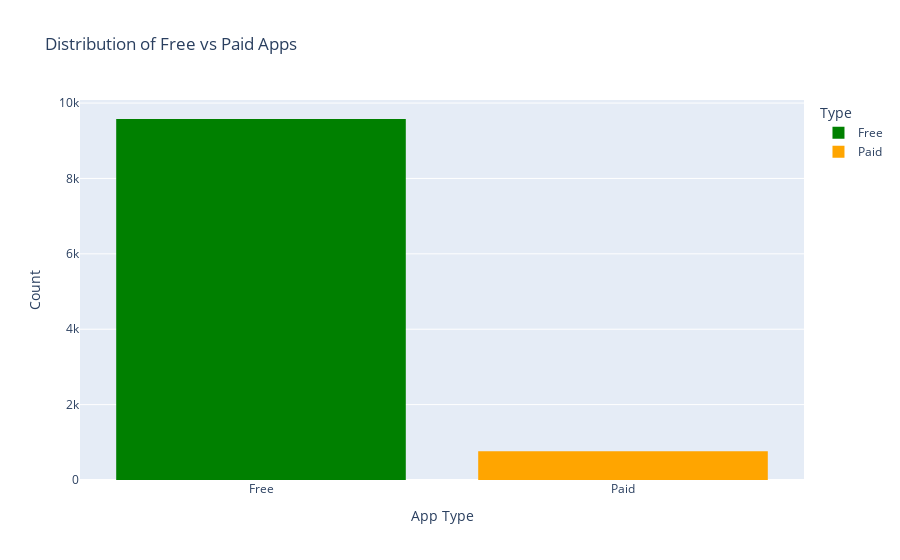

Write notebook code for a chart like this one.
### Markdown cell above
<a id="paid-apps-vs-free-apps"></a>
## 3.Paid Apps vs Free Apps:

[back to top](#top)

בדיקת הקשרים בין אפליקציות בתשלום\חינמיות אל מול שאר הנתונים

### Code cell
fig = px.histogram(apps, x='Type', color='Type', color_discrete_map={'Free': 'green', 'Paid': 'orange'}, title='Distribution of Free vs Paid Apps')

# הגדרת שמות צירים
fig.update_layout(
    xaxis_title='App Type',
    yaxis_title='Count'
)

# הצגת הגרף
fig.show()

### Figure 1 — Plotly figure (JSON) as saved in the notebook; plotly's stock layout.template omitted (floating-point values rounded to 4 significant figures; data arrays with more than 128 entries replaced by an {"elided": "..."} marker saying what was removed)
{"data": [{"alignmentgroup": "True", "bingroup": "x", "hovertemplate": "Type=%{x}<br>count=%{y}<extra></extra>", "legendgroup": "Free", "marker": {"color": "green", "pattern": {"shape": ""}}, "name": "Free", "offsetgroup": "Free", "orientation": "v", "showlegend": true, "type": "histogram", "x": {"elided": "9577 str values"}, "xaxis": "x", "yaxis": "y"}, {"alignmentgroup": "True", "bingroup": "x", "hovertemplate": "Type=%{x}<br>count=%{y}<extra></extra>", "legendgroup": "Paid", "marker": {"color": "orange", "pattern": {"shape": ""}}, "name": "Paid", "offsetgroup": "Paid", "orientation": "v", "showlegend": true, "type": "histogram", "x": {"elided": "761 str values"}, "xaxis": "x", "yaxis": "y"}], "layout": {"autosize": true, "barmode": "relative", "legend": {"title": {"text": "Type"}, "tracegroupgap": 0}, "title": {"text": "Distribution of Free vs Paid Apps"}, "xaxis": {"anchor": "y", "autorange": true, "categoryarray": ["Free", "Paid"], "categoryorder": "array", "domain": [0, 1], "range": [-0.5, 1.5], "title": {"text": "App Type"}, "type": "category"}, "yaxis": {"anchor": "x", "autorange": true, "domain": [0, 1], "range": [0, 10080.0], "title": {"text": "Count"}}}}
